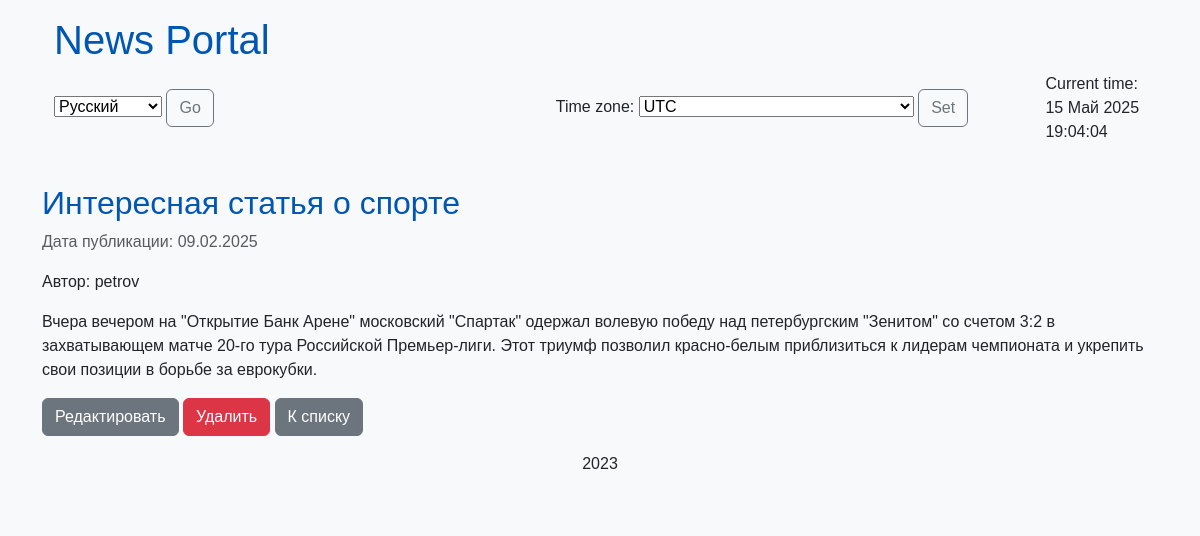
Page /2/ on the committed database.
### news/models.py (models this page shows, shortened)
class Post(models.Model):
    objects = None
    ARTICLE = 'AR'
    NEWS = 'NW'
    POST_TYPES = [
        (ARTICLE, 'Article'),
        (NEWS, 'News'),
    ]
    author = models.ForeignKey('Author', on_delete=models.CASCADE)
    post_type = models.CharField(max_length=2, choices=POST_TYPES, default=NEWS)
    date_created = models.DateTimeField(auto_now_add=True)
    categories = models.ManyToManyField('Category', through='PostCategory')
    title = models.CharField(max_length=255)
    text = models.TextField()
    rating = models.IntegerField(default=0)

class Author(models.Model):
    objects = None
    user = models.OneToOneField(User, on_delete=models.CASCADE)
    rating = models.IntegerField(default=0)

### news/views.py (the view)
# urls.py: path('<int:pk>/', views.PostDetail.as_view(), name='post_detail'),
class PostDetail(DetailView):
    model = Post
    template_name = 'news/post_detail.html'
    context_object_name = 'post'
    def get_object(self, queryset=None):
        obj_id = self.kwargs.get('pk')
        cache_key = f'post-{obj_id}'
        obj = cache.get(cache_key)
        if obj is None:
            obj = get_object_or_404(Post, pk=obj_id)  # используем get_object_or_404
            cache.set(cache_key, obj)
        return obj
    def get_context_data(self, **kwargs):
        context = super().get_context_data(**kwargs)
        context['timezones'] = pytz.common_timezones # Добавлено
        context['current_time'] = timezone.now() # Добавлено
        return context

### news/templatetags/custom_filters.py (called while the page is built)
@register.filter(name='censor')
def censor(value):
    censored_words = ['редиска', 'редиска']  # Добавьте больше слов сюда
    value = str(value)
    words = value.split()
    censored_text = []
    for word in words:
        if word in censored_words:
            censored_word = word[0] + '*' * (len(word) - 1)
            censored_text.append(censored_word)
        else:
            censored_text.append(word)
    return ' '.join(censored_text)

### templates/news/post_detail.html (shortened to what this page needs)
{% extends 'default.html' %}
{% load custom_filters %}
{% block content %}
    <h2>{{ post.title|censor }}</h2>
    <p class="text-muted">Дата публикации: {{ post.date_created|date:"d.m.Y" }}</p>
    <p>Автор: {{ post.author.user.username }}</p>
    <p>{{ post.text|censor }}</p>
    <a href="{% url 'news_edit' pk=post.pk %}" class="btn btn-secondary">Редактировать</a>
    <a href="{% url 'news_delete' pk=post.pk %}" class="btn btn-danger">Удалить</a>
    <a href="{% url 'news_list' %}" class="btn btn-secondary">К списку</a>
{% endblock %}

### news/static/news/css/styles.css (style rules this page uses)
body { font-family: 'Arial', sans-serif; background-color: #f8f9fa; text-size-adjust: 100%; }
h1, h2, h3 { color: #0056b3; }
a { color: #007bff; text-decoration: none; }

### rows in the picture
Post: title|censor "Интересная статья о спорте", date_created "09.02.2025", author.user.username "petrov", text|censor "Вчера вечером на \"Открытие Банк Арене\" московский \"Спартак\" одержал волевую победу над петербургским \"Зенитом\" со счетом 3:2 в захватывающем матче 20-го тура Российской Премьер-лиги. Этот триумф позволил красно-белым приблизиться к лидерам чемпионата и укрепить свои позиции в борьбе за еврокубки."

### other values in the picture
{{ current_time|timezone:TIME_ZONE|date:"d M Y H:i:s" }} "15 Май 2025 19:04:04"
form field language "Русский"
form field timezone "UTC"
